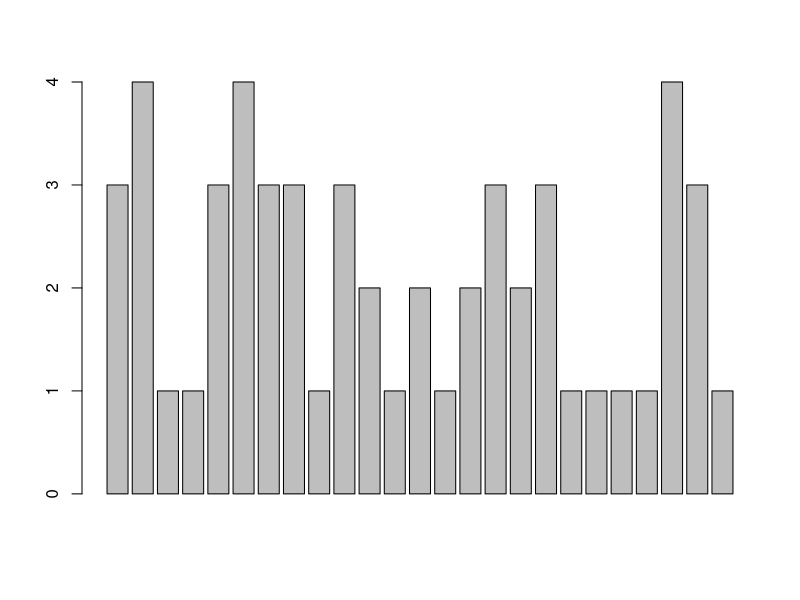
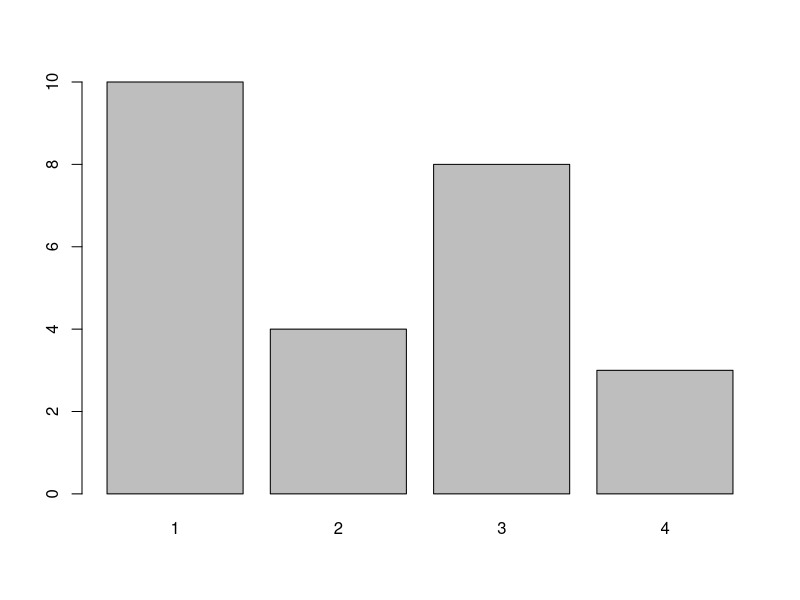
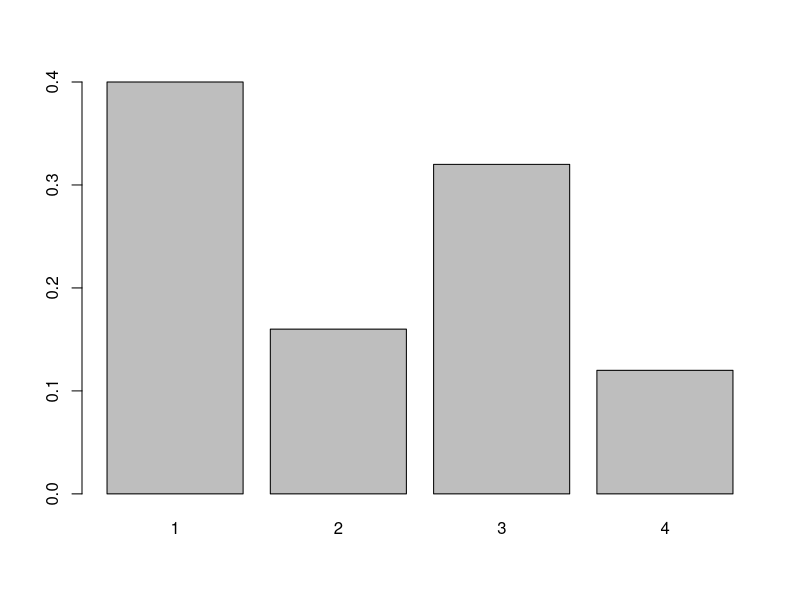
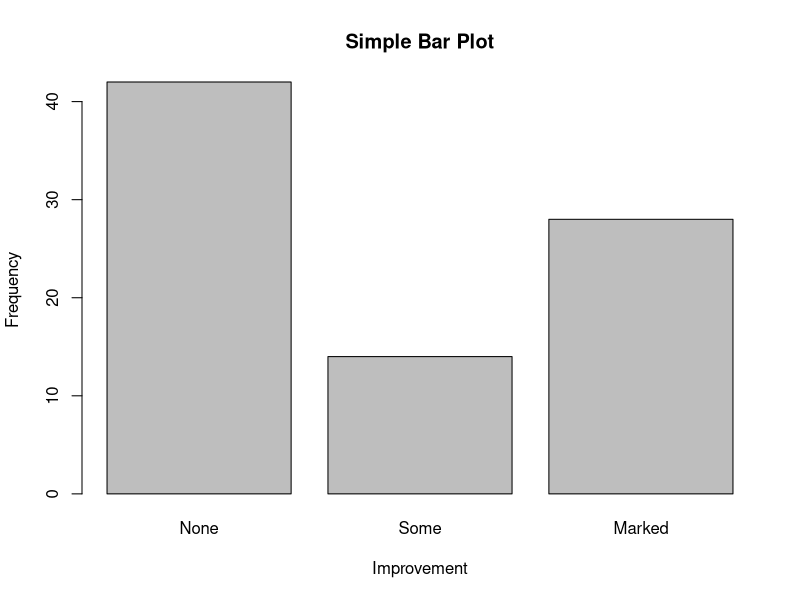
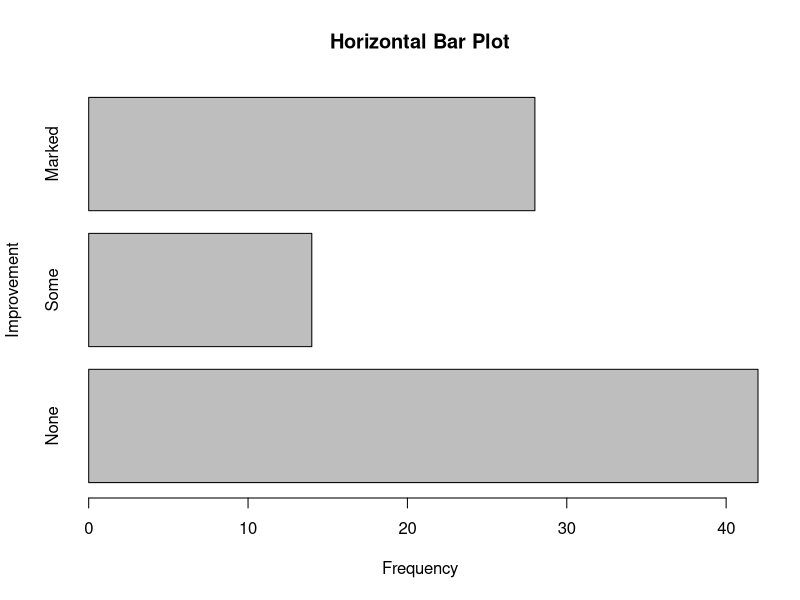
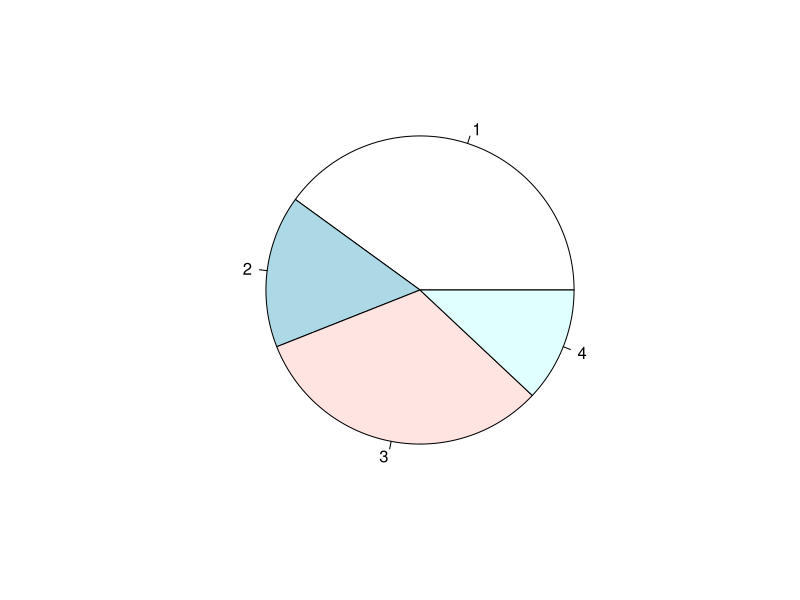
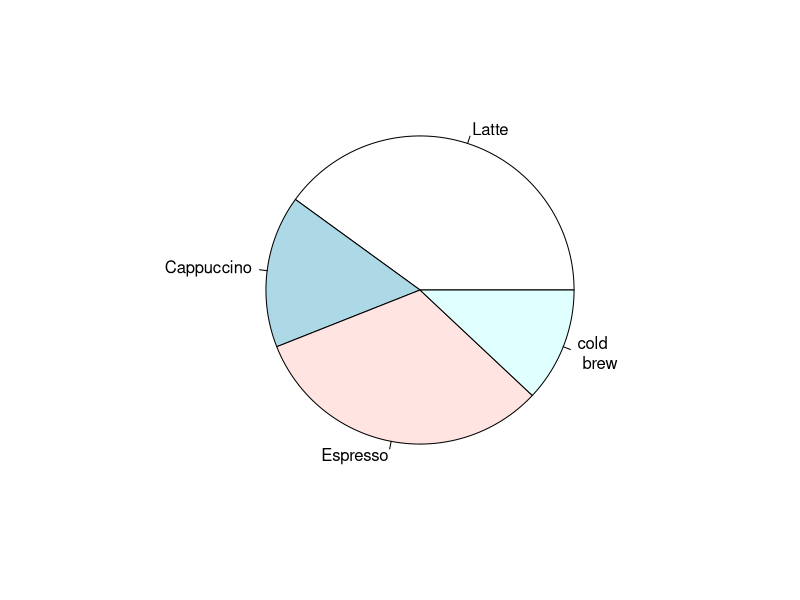
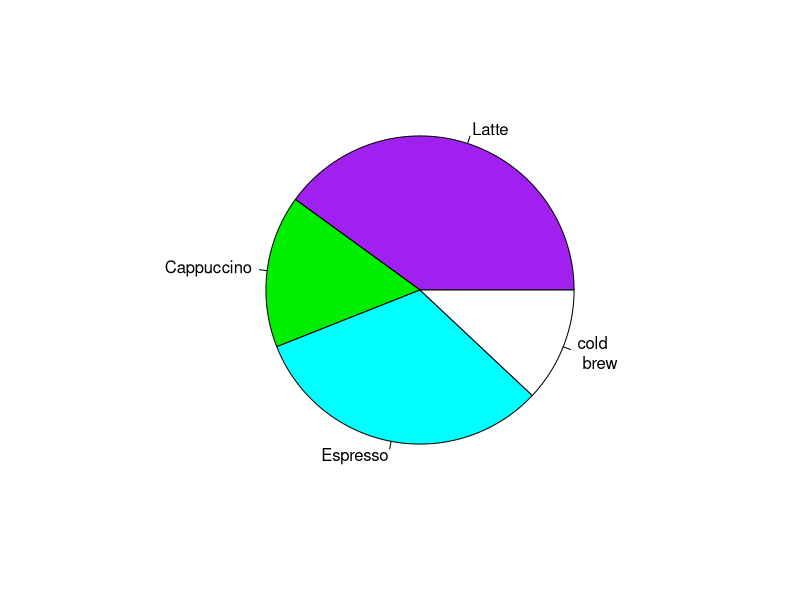

Generate these figures, in order, with R: (Note: this script raises an error after producing the figures.)
# A survey asks people if they smoke or not. The data is
 # Yes, No, No, Yes, Yes
#We can enter this into R with the c() command, and summarize with the table command as follows

x=c("Yes","No","No","Yes","Yes")
table(x)


########_Factor_########


x=c("Yes","No","No","Yes","Yes")
x
factor(x)  



#######_Bar Charts_######## 

# a group of 25 people are surveyed as to their coffee-drinking preference. The categories were (1) Latte, 
# (2) Cappuccino , (3) Espresso and (4) cold brew 
coffee = c(3, 4, 1, 1, 3, 4, 3, 3, 1, 3, 2, 1, 2, 1, 2, 3, 2, 3, 1, 1, 1, 1, 4, 3, 1)

barplot(coffee)

barplot(table(coffee)) # call with summarized data
barplot(table(coffee)/length(coffee))  # divide by n for proportion

#####################
library(vcd)
Arthritis
head(Arthritis)
counts <- table(Arthritis$Improved)
counts

 
barplot(counts, 
         main="Simple Bar Plot", 
         xlab="Improvement", ylab="Frequency") 
 
 
 barplot(counts, 
         main="Horizontal Bar Plot", 
         xlab="Frequency", ylab="Improvement", 
         horiz=TRUE)
 
 
#########_Pie Charts_#########
 coffee.counts = table(coffee) 
 coffee.counts # store the table result
pie(coffee.counts)

names(coffee.counts) = c("Latte","Cappuccino","Espresso","cold\n brew")
pie(coffee.counts)

pie(coffee.counts,col=c("purple","green2","cyan","white"))

##########_Histogram_###########

mtcars
head(mtcars)
?mtcars
par(mfrow=c(2,2))
hist(mtcars$mpg) 
hist(mtcars$mpg, breaks=12, col="red",  xlab="Miles Per Gallon", main="Colored histogram with 12 bins")
hist(mtcars$mpg, freq=FALSE,breaks=12,col="red",xlab="Miles Per Gallon",main="Histogram, rug plot, density curve")
rug(jitter(mtcars$mpg))
lines(density(mtcars$mpg), col="blue", lwd=2)

############ kernel density plot ##############
par(mfrow=c(2,1))
d <- density(mtcars$mpg) 
plot(d) 
plot(d, main="Kernel Density of Miles Per Gallon") 
polygon(d, col="red", border="blue") 

######_Making Numerical data categorical #########

# Categorical variables can come from numeric variables by aggregating values. For example. The test marks could
# be placed into broad categories of 0-40, 40-60 and over 60. To do this using R one uses the cut()
#function and the table() function


marks= c(23, 45, 65, 21,59, 70, 56, 80,43,22)
cat = cut(marks, breaks  = c(0,40,60,max(marks)))
cat
levels(cat) = c("failed", " 2 division", "1 division")
table(cat)



######## Bivariate Data ############

# Suppose a student survey is done to evaluate if students who smoke study less.
# amount of studying :- "less than one hour"- "1", "5-10 year" - "2", "more than 10 years" - "3"

smokes = c("Y","N","N","Y","N","Y","Y","Y","N","Y")
amount = c(1,2,2,3,3,1,2,1,3,2)
table(smokes,amount)




barplot(table(smokes,amount))
barplot(table(amount,smokes))



#################################################
 data("Arthritis")
head(Arthritis)

#You can generate simple frequency counts using the table() function. Here’s an example:

mytable <- with(Arthritis, table(Improved))
 mytable
 # You can turn these frequencies into proportions with prop.table()
prop.table(mytable) 
 
#or into percentages, using prop.table()*100 
prop.table(mytable)*100
 
#For two-way tables, the format for the table() function is 
mytable <- xtabs(~ Treatment+Improved, data=Arthritis)
mytable


# You can generate marginal frequencies and proportions using the margin.table() 

 margin.table(mytable, 1)

 margin.table(mytable, 2)
 
# You can use the addmargins() function to add marginal sums to these tables.
 
 addmargins(mytable)


# chi square test ##
H0:
H1:  
 mytable <- xtabs(~Treatment+Improved, data=Arthritis)
 chisq.test(mytable)
 
 mytable <- xtabs(~Improved+Sex, data=Arthritis) 
 chisq.test(mytable)
 
 
 
# FISHER’S EXACT TEST ##

  mytable <- xtabs(~Improved+Sex, data=Arthritis)
  fisher.test(mytable)
  
  